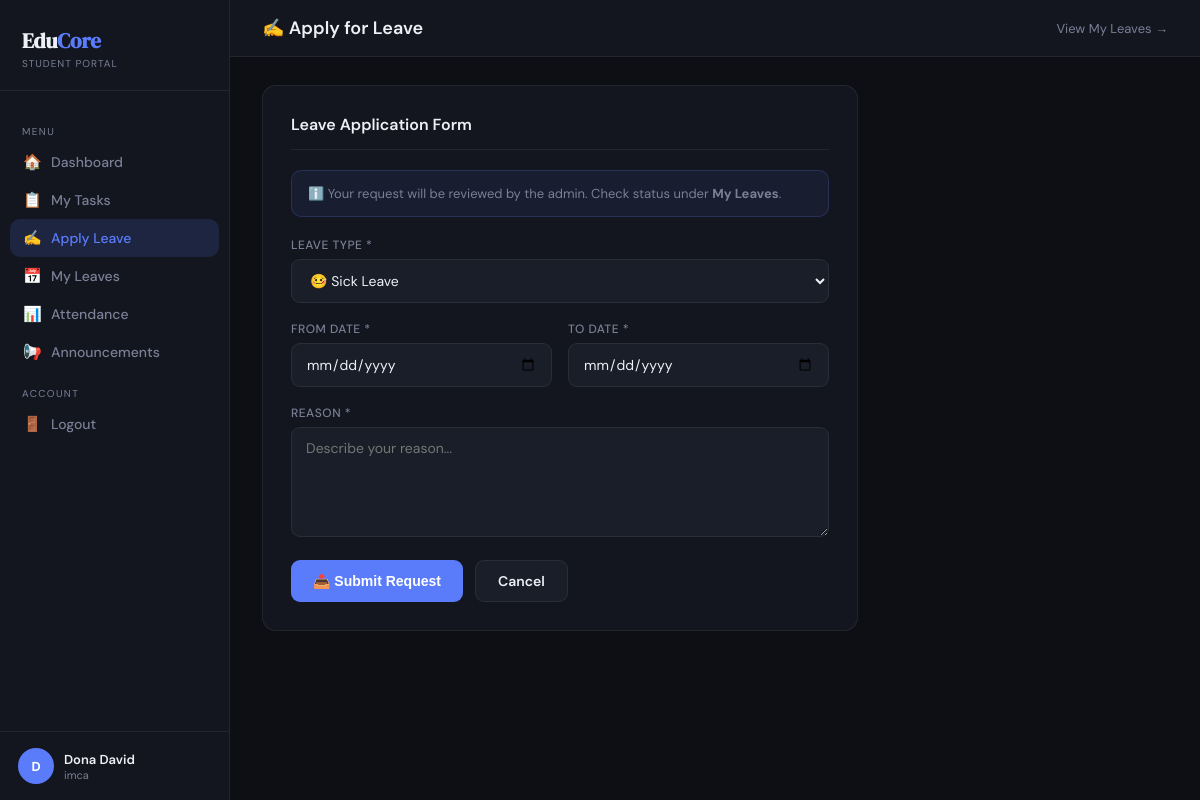
The app's page /student/leaves/apply/ (signed in) with its own data.
### studapp/models.py (models this page shows, shortened)
class Student(models.Model):
    user    = models.OneToOneField(User, on_delete=models.CASCADE)
    age     = models.IntegerField()
    gender  = models.CharField(max_length=10)
    course  = models.CharField(max_length=50)
    phone   = models.CharField(max_length=15)
    address = models.TextField()

### studapp/views.py (the view, shortened to what this page needs)
# urls.py: path('student/leaves/apply/',               views.student_apply_leave,   name='student_apply_leave'),
@student_required
def student_apply_leave(request):
    student = request.student
    return render(request, 'student_apply_leave.html', {'student': student})

### studapp/views.py (called while the page is built)
def student_required(view_func):
    @wraps(view_func)
    @login_required
    def wrapper(request, *args, **kwargs):
        try:
            request.student = Student.objects.get(user=request.user)
        except Student.DoesNotExist:
            messages.error(request, "Student access required.")
            return redirect("login")
        return view_func(request, *args, **kwargs)
    return wrapper

### studapp/templates/student_apply_leave.html (shortened to what this page needs)
<!DOCTYPE html>
<html lang="en">
<head>
</head>
<body>
<div class="sidebar">
  <div class="logo"><h1>Edu<span>Core</span></h1><p>Student Portal</p></div>
  <nav>
    <div class="nav-label">Menu</div>
    <a href="{% url 'student_dashboard' %}" class="nav-item"><span class="ico">🏠</span> Dashboard</a>
    <a href="{% url 'student_my_tasks' %}" class="nav-item"><span class="ico">📋</span> My Tasks</a>
    <a href="{% url 'student_apply_leave' %}" class="nav-item active"><span class="ico">✍️</span> Apply Leave</a>
    <a href="{% url 'student_my_leaves' %}" class="nav-item"><span class="ico">📅</span> My Leaves</a>
    <a href="{% url 'student_attendance' %}" class="nav-item"><span class="ico">📊</span> Attendance</a>
    <a href="{% url 'student_announcements' %}" class="nav-item"><span class="ico">📢</span> Announcements</a>
    <div class="nav-label">Account</div>
    <a href="{% url 'logout' %}" class="nav-item"><span class="ico">🚪</span> Logout</a>
  </nav>
  <div class="user-block">
    <div class="avatar">{{ student.user.get_full_name|slice:":1"|upper }}</div>
    <div><div class="uname">{{ student.user.get_full_name }}</div><div class="urole">{{ student.course }}</div></div>
  </div>
</div>
<div class="main">
  <div class="topbar">
    <h2>✍️ Apply for Leave</h2>
    <a href="{% url 'student_my_leaves' %}" style="font-size:13px;color:var(--muted);text-decoration:none">View My Leaves →</a>
  </div>
  <div class="content">
    <div class="card">
      <h3>Leave Application Form</h3>
      <div class="info-box">ℹ️ Your request will be reviewed by the admin. Check status under <strong>My Leaves</strong>.</div>
      <form method="post">{% csrf_token %}
        <div class="fg">
          <label>Leave Type *</label>
          <select name="leave_type" required>
            <option value="Sick">🤒 Sick Leave</option>
          </select>
        </div>
        <div class="row2">
          <div class="fg"><label>From Date *</label><input type="date" name="from_date" required/></div>
          <div class="fg"><label>To Date *</label><input type="date" name="to_date" required/></div>
        </div>
        <div class="fg"><label>Reason *</label><textarea name="reason" placeholder="Describe your reason..." required></textarea></div>
        <div class="actions">
          <button type="submit" class="btn btn-primary">📤 Submit Request</button>
          <a href="{% url 'student_dashboard' %}" class="btn btn-ghost">Cancel</a>
        </div>
      </form>
    </div>
  </div>
</div>
</body></html>

### studapp/templates/student_apply_leave.html (style rules this page uses)
:root { --bg:#0d0f14;--surface:#13161e;--surf2:#1a1e28;--border:rgba(255,255,255,0.07);--accent:#5b7cfa;--green:#4ec9a0;--amber:#f0a84e;--red:#f0614e;--text:#eef0f7;--muted:#7a7f96;--r:14px; }
*,*::before,*::after { box-sizing:border-box;margin:0;padding:0; }
body { background:var(--bg);color:var(--text);font-family:'DM Sans',sans-serif;display:flex;min-height:100vh; }
.sidebar { width:230px;min-height:100vh;background:var(--surface);border-right:1px solid var(--border);display:flex;flex-direction:column;position:fixed;top:0;left:0;bottom:0; }
.logo { padding:26px 22px 20px;border-bottom:1px solid var(--border); }
.logo h1 { font-family:'DM Serif Display',serif;font-size:21px; }
.logo h1 span { color:var(--accent); }
.logo p { font-size:10px;color:var(--muted);letter-spacing:1px;text-transform:uppercase;margin-top:2px; }
nav { padding:18px 10px;flex:1; }
.nav-label { font-size:10px;text-transform:uppercase;letter-spacing:1.4px;color:var(--muted);padding:0 12px;margin:16px 0 5px; }
.nav-item { display:flex;align-items:center;gap:10px;padding:9px 13px;border-radius:10px;color:var(--muted);text-decoration:none;font-size:14px;font-weight:500;transition:.15s; }
.nav-item.active { background:rgba(91,124,250,.15);color:var(--accent); }
.nav-item .ico { font-size:15px;width:18px;text-align:center; }
.user-block { padding:16px 18px;border-top:1px solid var(--border);display:flex;align-items:center;gap:10px; }
.avatar { width:36px;height:36px;border-radius:50%;background:var(--accent);display:flex;align-items:center;justify-content:center;font-size:13px;font-weight:700;color:#fff;flex-shrink:0; }
.uname { font-size:13px;font-weight:600; }
.urole { font-size:11px;color:var(--muted); }
.main { margin-left:230px;flex:1;display:flex;flex-direction:column; }
.topbar { background:var(--surface);border-bottom:1px solid var(--border);padding:16px 32px;display:flex;align-items:center;justify-content:space-between; }
.topbar h2 { font-size:18px;font-weight:600; }
.content { padding:28px 32px;flex:1;max-width:660px; }
.card { background:var(--surface);border:1px solid var(--border);border-radius:var(--r);padding:28px; }
.card h3 { font-size:16px;font-weight:600;margin-bottom:20px;padding-bottom:14px;border-bottom:1px solid var(--border); }
.row2 { display:grid;grid-template-columns:1fr 1fr;gap:16px; }
.fg { margin-bottom:18px; }
label { display:block;font-size:12px;color:var(--muted);margin-bottom:6px;font-weight:500;text-transform:uppercase;letter-spacing:.5px; }
input,select,textarea { width:100%;background:var(--surf2);border:1px solid var(--border);color:var(--text);padding:11px 14px;border-radius:9px;font-size:14px;font-family:'DM Sans',sans-serif;outline:none;transition:.15s; }
textarea { resize:vertical;min-height:110px; }
.btn { display:inline-flex;align-items:center;gap:6px;padding:11px 22px;border-radius:9px;font-size:14px;font-weight:600;cursor:pointer;text-decoration:none;border:none;transition:.15s; }
.btn-primary { background:var(--accent);color:#fff; }
.btn-ghost { background:var(--surf2);color:var(--text);border:1px solid var(--border); }
.actions { display:flex;gap:12px;margin-top:8px; }
.info-box { background:rgba(91,124,250,.08);border:1px solid rgba(91,124,250,.2);border-radius:10px;padding:14px 16px;font-size:13px;color:var(--muted);margin-bottom:20px; }

### records on screen
Student: user.get_full_name "D", user.get_full_name "Dona David", course "imca"
